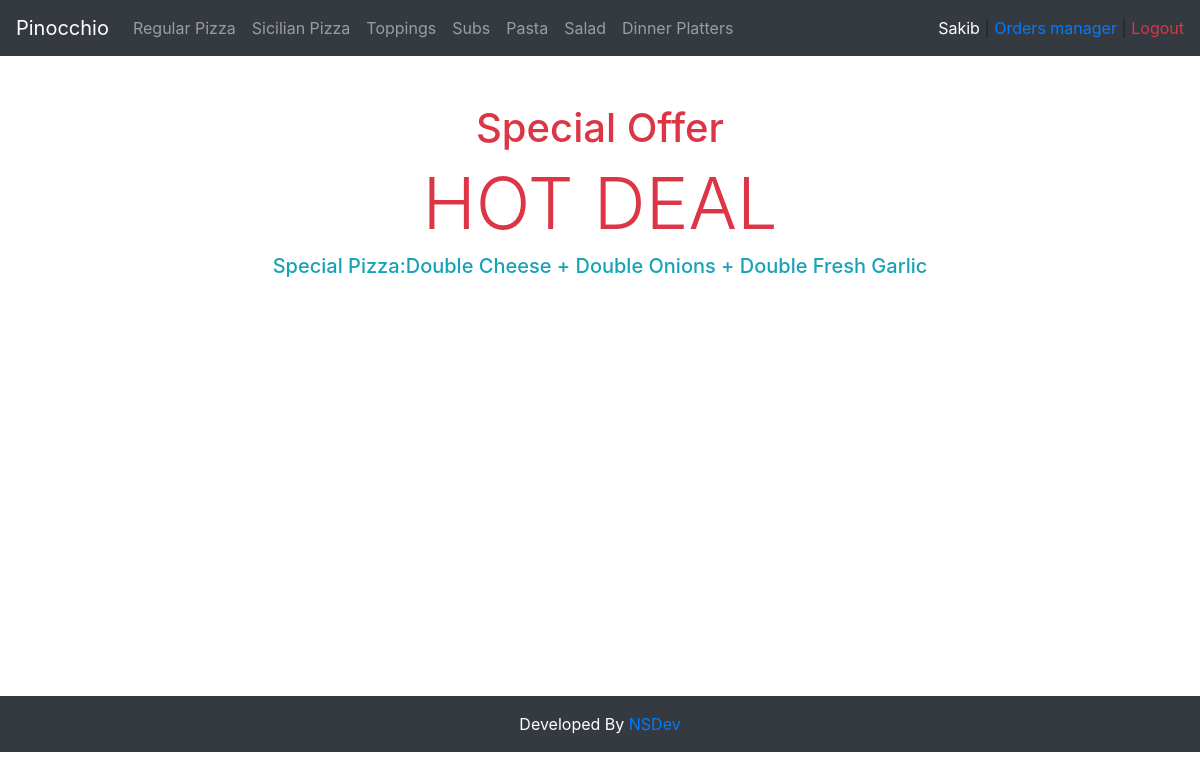
The app's page / (signed in) with its own data.
### orders/models.py (models this page shows)
class Category(models.Model):
    name=models.CharField(max_length=64)
    def __str__(self):
        return f"{self.name}"

### orders/views.py (the view)
# urls.py: path("", views.index, name="index"),
def index(request):
    if not request.user.is_authenticated:
        return HttpResponseRedirect(reverse("login"))
    order_number = UserOrder.objects.get(user=request.user,status='initiated').order_number
    context = {
        "user":request.user,
        "Checkout":Order.objects.filter(user=request.user,number=order_number),
        "Checkout_category":Order.objects.filter(user=request.user,number=order_number).values_list('category').distinct(),
        "Total":list(Order.objects.filter(user=request.user,number=order_number).aggregate(Sum('price')).values())[0],
        "Category": Category.objects.all(),
        "Order_number":order_number
    }
    return render(request,"orders/index.html",context)

### orders/templates/orders/index.html
{% extends "orders/layout.html" %}
{% block body%}
<div class='text-center p-5'>
    <h1 class='text-danger'>Special Offer</h1>
    <h4 class='display-3 text-danger'>HOT DEAL</h4>
    <h5 class='text-info mx-auto'><span class=''>Special Pizza:</span>Double Cheese +  Double Onions + Double Fresh Garlic</h5>
</div>
{% endblock %}

### orders/templates/orders/layout.html (shortened to what this page needs)
<!DOCTYPE html>
<html lang="en">
<head>
    {% load static %}
    <link rel="stylesheet" href="{% static 'css/bootstrap.min.css' %}">
    <link rel="stylesheet" href="{% static 'css/style.css' %}">
</head>
<body>
    <nav class="navbar navbar-expand-lg navbar-dark bg-dark">
        <a class="navbar-brand" href="{% url 'index' %}">Pinocchio</a>
        <div class="collapse navbar-collapse" id="navbarSupportedContent">
            <ul class="navbar-nav mr-auto">
                {% for category in Category %}
                <li class="nav-item {% if  Active_category == category %} active {% endif %}">
                    <a class="nav-link" href="{% url 'menu' category  %}">
                        {{ category }}
                    </a>
                </li>
                {% endfor %}
            </ul>
            {% if Category %}
            <span class="text-white">
            {{user.username}} </span> &nbsp;|&nbsp;
            {% if user.is_superuser %}
            <a href="{% url 'orders_manager' user Order_number %}">Orders manager</a>&nbsp;|&nbsp;
            {% endif %}
            <a class="text-danger" href="{% url 'logout' %}"> Logout</a>
            {% endif %}
        </div>
    </nav>
    <div class="container-fluid" style="min-height: 78vh;">
        {% block body %}
        {% endblock %}
    </div>
    <footer class="bg-dark p-3 mt-3"><p class="text-center text-white m-auto ">Developed By <a href="https://nsdev.me">NSDev</a></p></footer>
</body>
</html>

### orders/static/css/style.css (style rules this page uses)
li { list-style: none; }
a { text-decoration: none; }

### records on screen
Category: name "Regular Pizza"
Category: name "Sicilian Pizza"
Category: name "Toppings"
Category: name "Subs"
Category: name "Pasta"
Category: name "Salad"
Category: name "Dinner Platters"

### other values on screen
{{ user.username }} "Sakib"
